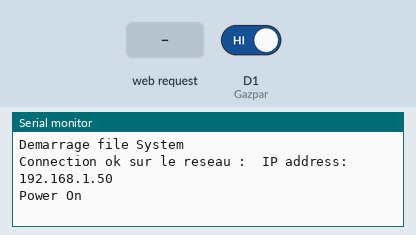
Bench run of a sketch on a simulated ESP8266 (Wemos D1 mini). Shown: the last lines printed to the serial monitor. Inputs (shaded band) come from the test bench; at power-on: D1 (Gazpar) HIGH. WiFi joins after 1.5 s; servers stay silent unless stated; uploads are accepted with an empty reply; storage starts empty.

Above: at 2.7 s.
2.8 s: D1 (Gazpar) driven LOW
At 3.9 s:
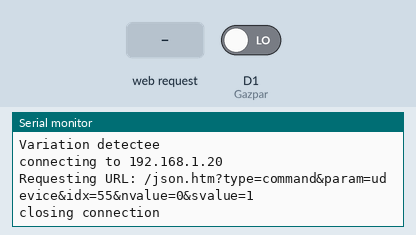
4.5 s: HTTP request GET / received
At 5.9 s:
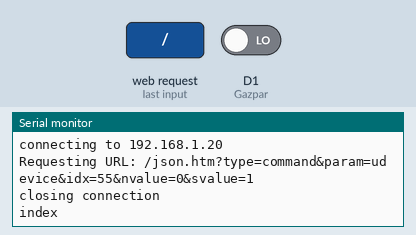

Measured:
- after the input at 2.8 s, the serial monitor: prints a new line at once (image 1)
- after the input at 4.5 s, the serial monitor: prints a new line at once (image 2)

The sketch:

Gazpar-full.ino
```cpp
//***********************************
//************* Module Gazpar vers Domoticz
//*************  Cyril Poissonnier 2019
//***********************************

// wifi & webserver
#include <ESP8266WiFi.h>
#include <ESPAsyncWiFiManager.h>
#include <ESPAsyncTCP.h>
#include <ESPAsyncWebServer.h>
#include <ESP8266HTTPClient.h>
// file system
#include <fs.h>
// ntp   --> https://projetsdiy.fr/esp8266-web-serveur-partie3-heure-internet-ntp-ntpclientlib/
//#include <TimeLib.h>
//#include <NtpClientLib.h>
// ota mise à jour sans fil
#include <WiFiUdp.h>
#include <ArduinoOTA.h>

const String VERSION = "Version 1.0" ;


//***********************************
//************* Gestion serveur Domoticz / Jeedom
//***********************************

#define usejeedom 0
#define usedomoticz 1

char* domotic_server = "192.168.1.20" ;
int   port     = 8080;
const char* apiKey   = "My API KEY";   /// for Jeedom
String IDX  = "55" ;

WiFiClient domotic_client;
HTTPClient http;
AsyncWebServer server(80);
DNSServer dns;


//constantes de fonctionnement
#define USE_SERIAL  Serial
//int  = 5 ; //D1
#define Gazpar  D1
const int interruptPin = 0;
String config, valeurs;
float conso_instant, conso_heure;
float actual_conso_heure = 0;

//Variables

int NombreBoucleMillis = 0;
int CompteurGaz = 0; // 1 impulsion = 10dm3 = 0.01 m3

bool Impulsion = false;
unsigned long TimeImpulsion = 0;
unsigned long epoch = 0;
unsigned long last_epoch = 0;
unsigned long hour_epoch = 0;


//***********************************
//************* Fonction Gazpar
//***********************************

void ICACHE_RAM_ATTR  IntChange() {

  if (Impulsion == false)
    {
    Serial.println("Variation detectee");
    CompteurGaz+=1;
    Impulsion = true;
    TimeImpulsion = millis();
    }

}


//***********************************
//************* Fonction web
//***********************************


String getConfig() {
  config = String(domotic_server) + ";" +  port + ";"  + IDX + ";"  +  VERSION +";" ;
  return String(config);
}


String getConso() {
  float conso;
  if ( conso_heure == 0 ) { conso = actual_conso_heure ; }
  else { conso = conso_heure; }
  valeurs = String(conso_instant) + ";" + String(conso) ;
  return String(valeurs);
}

String getDebug() {
config = String(last_epoch) + ";" +  String(epoch) + ";"  + String(conso_heure) + ";"  +  String(conso_heure) +";"  +  String(actual_conso_heure) ;
  return String(config);
}

String processor(const String& var){
   Serial.println(var);
   if (var == "SIGMA"){
    return getConso();
  }
  else if (var == "SENDMODE"){

    return getConso();
  }
  else if (var == "STATE"){

    return getConso();
  }
}

void setup() {

// init port

  Serial.begin(115200);
  Serial.println();

  pinMode(interruptPin, INPUT_PULLUP);
  attachInterrupt(digitalPinToInterrupt(Gazpar), IntChange, FALLING);

  Serial.println("Demarrage file System");
  SPIFFS.begin();

  // configuration  Wifi
  AsyncWiFiManager wifiManager(&server,&dns);
  wifiManager.autoConnect("Gazpar-Domotique", "Gazpar");

  // Wait for connection
  while (WiFi.status() != WL_CONNECTED) {
    delay(500);
    Serial.print(".");
  }

  //Si connexion affichage info dans console
  WiFi.hostname("Gazpar-ESP8266");
  Serial.println("");
  Serial.print("Connection ok sur le reseau :  ");

  Serial.print("IP address: ");
  Serial.println(WiFi.localIP());
  Serial.println(ESP.getResetReason());

//***********************************
//************* OTA
//***********************************
  ArduinoOTA.setHostname("Gazpar");
  //ArduinoOTA.setPassword(otapassword);
  ArduinoOTA.onStart([]() {
    Serial.println("Start");
  });
  ArduinoOTA.onEnd([]() {
    Serial.println("\nEnd");
  });
  ArduinoOTA.onProgress([](unsigned int progress, unsigned int total) {
    Serial.printf("Progress: %u%%\r", (progress / (total / 100)));
  });
  ArduinoOTA.onError([](ota_error_t error) {
    Serial.printf("Error[%u]: ", error);
    if (error == OTA_AUTH_ERROR) Serial.println("Auth Failed");
    else if (error == OTA_BEGIN_ERROR) Serial.println("Begin Failed");
    else if (error == OTA_CONNECT_ERROR) Serial.println("Connect Failed");
    else if (error == OTA_RECEIVE_ERROR) Serial.println("Receive Failed");
    else if (error == OTA_END_ERROR) Serial.println("End Failed");
  });
  ArduinoOTA.begin();

  /// init ntp
	// NTP.begin() ;
 // 	last-epoch = NTP.getUptime();

//***********************************
//************* Web pages
//***********************************

  server.on("/",HTTP_ANY, [](AsyncWebServerRequest *request){
    Serial.print("index");
    request->send(SPIFFS, "/index.html", String(), false, processor);
  });

  server.on("/all.min.css", HTTP_ANY, [](AsyncWebServerRequest *request){
    request->send(SPIFFS, "/all.min.css", "text/css");
  });

  server.on("/favicon.ico", HTTP_ANY, [](AsyncWebServerRequest *request){
    request->send(SPIFFS, "/favicon.ico", "image/png");
  });

  server.on("/fa-solid-900.woff2", HTTP_ANY, [](AsyncWebServerRequest *request){
    request->send(SPIFFS, "/fa-solid-900.woff2", "text/css");
  });

  server.on("/sb-admin-2.js", HTTP_ANY, [](AsyncWebServerRequest *request){
    request->send(SPIFFS, "/sb-admin-2.js", "text/javascript");
  });

  server.on("/sb-admin-2.min.css", HTTP_ANY, [](AsyncWebServerRequest *request){
    request->send(SPIFFS, "/sb-admin-2.min.css", "text/css");
  });


  server.on("/state", HTTP_ANY, [](AsyncWebServerRequest *request){
    request->send_P(200, "text/plain", getConso().c_str());
  });

  server.on("/config", HTTP_ANY, [](AsyncWebServerRequest *request){
    request->send_P(200, "text/plain", getConfig().c_str());
  });

  server.on("/debug", HTTP_ANY, [](AsyncWebServerRequest *request){
    request->send_P(200, "text/plain", getDebug().c_str());
  });

	server.begin();
	last_epoch = millis();
	hour_epoch = last_epoch ;
}


//***********************************
//************* loop
//***********************************

void loop() {

//epoch = NTP.getUptime();
epoch = millis();

// Reset memoire impulsion au bout de 1 seconde
  if ((Impulsion == true) and (millis() > (TimeImpulsion + 250)))
  {
    Impulsion = false;
  }

  // Variation compteur : mise a jour de domoticz
  if ( CompteurGaz >= 1 )
  {
     SendToDomotic(String(CompteurGaz));
     CompteurGaz = 0 ;
	 last_epoch =  epoch - last_epoch;
	 conso_instant = 3600 * 1000 / last_epoch * 0.01 ;  /// consommation en m3 / h
	 actual_conso_heure += 0.01;
	 last_epoch = epoch;
  }


if ( ( epoch - last_epoch ) >= 60000 ) { conso_instant = 0 ;} // si au dessus 1 min pas d'impulsion alors conso instant = 0

if ( ( epoch - hour_epoch ) >= 3600000 ) {
	hour_epoch = epoch;
	conso_heure = actual_conso_heure ;
	actual_conso_heure = 0;
	}


ArduinoOTA.handle();
delay(250);

}


//***********************************
//************* Fonction domotique
//***********************************

boolean SendToDomotic(String Svalue){
  String baseurl;
  Serial.print("connecting to ");
  Serial.println(domotic_server);
  Serial.print("Requesting URL: ");

  if ( usedomoticz == 1 ) { baseurl = "/json.htm?type=command&param=udevice&idx="+IDX+"&nvalue=0&svalue="+Svalue;  }
  if ( usejeedom == 1 ) {  baseurl = "/core/api/jeeApi.php?apikey=" + String(apiKey) + "&type=virtual&id="+ IDX + "&value=" + Svalue;  }

  Serial.println(baseurl);

  http.begin(domotic_server,port,baseurl);
  int httpCode = http.GET();

  Serial.println("closing connection");
  http.end();

}
```
